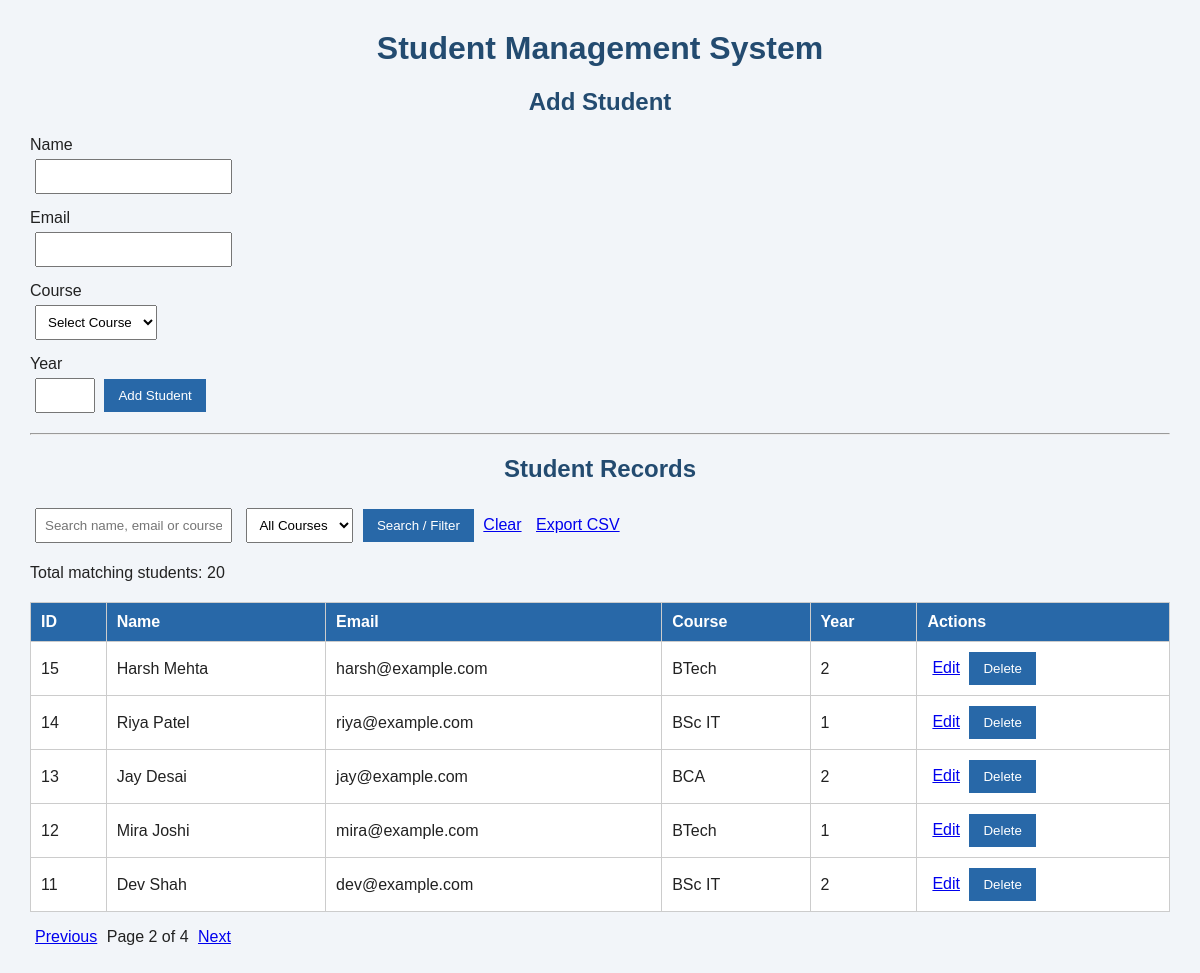
Screenshot of /?page=2 with the database file from the repository.
### tables this page shows
CREATE TABLE `students` (
  `id` int(11) NOT NULL,
  `name` varchar(100) NOT NULL,
  `email` varchar(100) NOT NULL,
  `course` varchar(50) NOT NULL,
  `year` int(11) NOT NULL
);

### index.php (the view, shortened to what this page needs)
<?php
require "db.php";
$editStudent = null;
$search = trim($_GET["search"] ?? "");
$where = [];
$params = [];
$types = "";
$sqlWhere = $where ? " WHERE ".implode(" AND ", $where) : "";
$countStmt = $conn->prepare(
    "SELECT COUNT(*) AS total FROM students".$sqlWhere
);
$countStmt->execute();
$total = $countStmt->get_result()->fetch_assoc()["total"];
$perPage = 5;
$pages = max(1, (int)ceil($total / $perPage));
$page = max(1, min($pages, (int)($_GET["page"] ?? 1)));
$offset = ($page - 1) * $perPage;
$listStmt = $conn->prepare(
    "SELECT * FROM students".$sqlWhere." ORDER BY id DESC LIMIT ? OFFSET ?"
);
$listTypes = $types."ii";
$listParams = array_merge($params, [$perPage, $offset]);
$listStmt->bind_param($listTypes, ...$listParams);
$listStmt->execute();
$students = $listStmt->get_result();
function e($value) {
    return htmlspecialchars((string)$value, ENT_QUOTES, "UTF-8");
}
function pageUrl($p) {
    $q = $_GET;
    $q["page"] = $p;
    return "?".http_build_query($q);
}
?>
<!DOCTYPE html>
<html>
<head>
    <link rel="stylesheet" href="style.css">
</head>
<body>
<h1>Student Management System</h1>
<h2><?= $editStudent ? "Edit Student" : "Add Student" ?></h2>
<form method="POST">
    <label>Name</label>
    <input type="text" name="name" required maxlength="100"
           value="<?= e($editStudent["name"] ?? "") ?>">
    <label>Email</label>
    <input type="email" name="email" required maxlength="100"
           value="<?= e($editStudent["email"] ?? "") ?>">
    <label>Course</label>
    <select name="course" required>
        <option value="">Select Course</option>
    </select>
    <label>Year</label>
    <input type="number" name="year" min="1" max="6" required
           value="<?= e($editStudent["year"] ?? "") ?>">
    <button type="submit">
        <?= $editStudent ? "Update Student" : "Add Student" ?>
    </button>
</form>
<hr>
<h2>Student Records</h2>
<form method="GET">
    <input type="text" name="search"
           placeholder="Search name, email or course"
           value="<?= e($search) ?>">
    <select name="course">
        <option value="">All Courses</option>
    </select>
    <button type="submit">Search / Filter</button>
    <a href="index.php">Clear</a>
    <a href="export.php">Export CSV</a>
</form>
<p>Total matching students: <?= (int)$total ?></p>
<table>
    <tr>
        <th>ID</th>
        <th>Name</th>
        <th>Email</th>
        <th>Course</th>
        <th>Year</th>
        <th>Actions</th>
    </tr>
    <?php while ($row = $students->fetch_assoc()): ?>
    <tr>
        <td><?= e($row["id"]) ?></td>
        <td><?= e($row["name"]) ?></td>
        <td><?= e($row["email"]) ?></td>
        <td><?= e($row["course"]) ?></td>
        <td><?= e($row["year"]) ?></td>
        <td>
            <a href="?edit=<?= (int)$row["id"] ?>">Edit</a>
            <form method="POST" class="delete-form"
                  onsubmit="return confirm('Delete this student?');">
                <button type="submit">Delete</button>
            </form>
        </td>
    </tr>
    <?php endwhile; ?>
</table>
<p>
    <?php if ($page > 1): ?>
        <a href="<?= e(pageUrl($page - 1)) ?>">Previous</a>
    <?php endif; ?>
    Page <?= $page ?> of <?= $pages ?>
    <?php if ($page < $pages): ?>
        <a href="<?= e(pageUrl($page + 1)) ?>">Next</a>
    <?php endif; ?>
</p>
</body>
</html>

### style.css (style rules this page uses)
body { font-family: Arial, sans-serif; background-color: #f2f5f9; margin: 30px; color: #222; }
h1, h2 { text-align: center; color: #234b70; }
form { margin: 15px 0; }
label { display: block; margin-top: 10px; }
input, select { padding: 8px; margin: 5px; }
button { background-color: #2868a8; color: white; border: none; padding: 9px 14px; }
table { width: 100%; border-collapse: collapse; background-color: white; margin-top: 20px; }
th, td { border: 1px solid #ccc; padding: 10px; text-align: left; }
th { background-color: #2868a8; color: white; }
a { margin: 5px; }
.delete-form { display: inline; }

### rows the page displays
students: id "15", name "Harsh Mehta", email "harsh@example.com", course "BTech", year "2"
students: id "14", name "Riya Patel", email "riya@example.com", course "BSc IT", year "1"
students: id "13", name "Jay Desai", email "jay@example.com", course "BCA", year "2"
students: id "12", name "Mira Joshi", email "mira@example.com", course "BTech", year "1"
students: id "11", name "Dev Shah", email "dev@example.com", course "BSc IT", year "2"

### other values shown
$total "20"
$page "2"
$pages "4"
